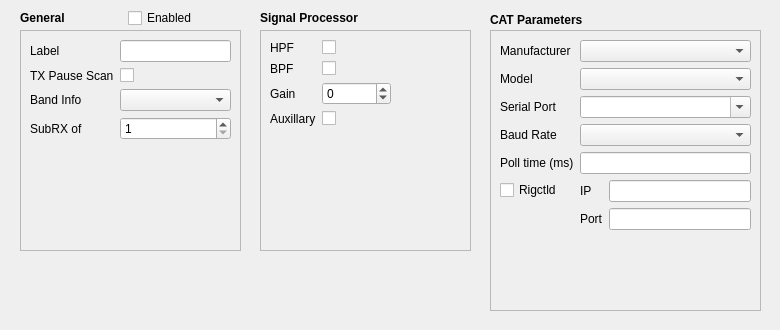
      <widget class="QWidget" name="radioTab_6">
       <attribute name="title">
        <string>Radio 6</string>
       </attribute>
       <widget class="QFrame" name="radioFrame_6">
        <property name="geometry">
         <rect>
          <x>10</x>
          <y>0</y>
          <width>761</width>
          <height>321</height>
         </rect>
        </property>
        <property name="frameShape">
         <enum>QFrame::NoFrame</enum>
        </property>
        <property name="frameShadow">
         <enum>QFrame::Raised</enum>
        </property>
        <widget class="QLabel" name="label_102">
         <property name="geometry">
          <rect>
           <x>10</x>
           <y>10</y>
           <width>191</width>
           <height>16</height>
          </rect>
         </property>
         <property name="font">
          <font>
           <weight>75</weight>
           <bold>true</bold>
          </font>
         </property>
         <property name="text">
          <string>General</string>
         </property>
        </widget>
        <widget class="QFrame" name="radioGeneralFrame_6">
         <property name="geometry">
          <rect>
           <x>10</x>
           <y>30</y>
           <width>221</width>
           <height>221</height>
          </rect>
         </property>
         <property name="frameShape">
          <enum>QFrame::StyledPanel</enum>
         </property>
         <property name="frameShadow">
          <enum>QFrame::Raised</enum>
         </property>
         <widget class="QWidget" name="gridLayoutWidget_10">
          <property name="geometry">
           <rect>
            <x>10</x>
            <y>10</y>
            <width>201</width>
            <height>201</height>
           </rect>
          </property>
          <layout class="QFormLayout" name="formLayout_21">
           <property name="fieldGrowthPolicy">
            <enum>QFormLayout::AllNonFixedFieldsGrow</enum>
           </property>
           <item row="0" column="0">
            <widget class="QLabel" name="label_104">
             <property name="text">
              <string>Label</string>
             </property>
            </widget>
           </item>
           <item row="0" column="1">
            <widget class="QLineEdit" name="radioNameLineEdit_6"/>
           </item>
           <item row="1" column="0">
            <widget class="QLabel" name="label_106">
             <property name="text">
              <string>TX Pause Scan</string>
             </property>
            </widget>
           </item>
           <item row="1" column="1">
            <widget class="QCheckBox" name="radioPauseScanCheckBox_6">
             <property name="text">
              <string/>
             </property>
            </widget>
           </item>
           <item row="2" column="0">
            <widget class="QLabel" name="label_177">
             <property name="text">
              <string>Band Info</string>
             </property>
            </widget>
           </item>
           <item row="2" column="1">
            <widget class="QComboBox" name="radioBandDecoderComboBox_6"/>
           </item>
           <item row="3" column="0">
            <widget class="QLabel" name="label_178">
             <property name="text">
              <string>SubRX of</string>
             </property>
            </widget>
           </item>
           <item row="3" column="1">
            <widget class="QSpinBox" name="radioSubRxSpinBox_6">
             <property name="minimum">
              <number>1</number>
             </property>
             <property name="maximum">
              <number>8</number>
             </property>
            </widget>
           </item>
          </layout>
         </widget>
        </widget>
        <widget class="QLabel" name="label_107">
         <property name="geometry">
          <rect>
           <x>250</x>
           <y>10</y>
           <width>171</width>
           <height>16</height>
          </rect>
         </property>
         <property name="font">
          <font>
           <weight>75</weight>
           <bold>true</bold>
          </font>
         </property>
         <property name="text">
          <string>Signal Processor</string>
         </property>
        </widget>
        <widget class="QFrame" name="radioProcFrame_6">
         <property name="geometry">
          <rect>
           <x>250</x>
           <y>30</y>
           <width>211</width>
           <height>221</height>
          </rect>
         </property>
         <property name="frameShape">
          <enum>QFrame::StyledPanel</enum>
         </property>
         <property name="frameShadow">
          <enum>QFrame::Raised</enum>
         </property>
         <widget class="QWidget" name="gridLayoutWidget_31">
          <property name="geometry">
           <rect>
            <x>10</x>
            <y>10</y>
            <width>121</width>
            <height>131</height>
           </rect>
          </property>
          <layout class="QFormLayout" name="formLayout_22">
           <item row="0" column="0">
            <widget class="QLabel" name="label_108">
             <property name="text">
              <string>HPF</string>
             </property>
            </widget>
           </item>
           <item row="0" column="1">
            <widget class="QCheckBox" name="radioHpfCheckBox_6">
             <property name="text">
              <string/>
             </property>
            </widget>
           </item>
           <item row="1" column="0">
            <widget class="QLabel" name="label_109">
             <property name="text">
              <string>BPF</string>
             </property>
            </widget>
           </item>
           <item row="1" column="1">
            <widget class="QCheckBox" name="radioBpfCheckBox_6">
             <property name="text">
              <string/>
             </property>
            </widget>
           </item>
           <item row="2" column="0">
            <widget class="QLabel" name="label_110">
             <property name="text">
              <string>Gain</string>
             </property>
            </widget>
           </item>
           <item row="2" column="1">
            <widget class="QSpinBox" name="radioGainSpinBox_6">
             <property name="minimum">
              <number>-32</number>
             </property>
             <property name="maximum">
              <number>32</number>
             </property>
            </widget>
           </item>
           <item row="3" column="1">
            <widget class="QCheckBox" name="radioAuxCheckBox_6">
             <property name="text">
              <string/>
             </property>
            </widget>
           </item>
           <item row="3" column="0">
            <widget class="QLabel" name="label_141">
             <property name="text">
              <string>Auxillary</string>
             </property>
            </widget>
           </item>
          </layout>
         </widget>
        </widget>
        <widget class="QLabel" name="label_111">
         <property name="geometry">
          <rect>
           <x>480</x>
           <y>10</y>
           <width>131</width>
           <height>20</height>
          </rect>
         </property>
         <property name="font">
          <font>
           <weight>75</weight>
           <bold>true</bold>
          </font>
         </property>
         <property name="text">
          <string>CAT Parameters</string>
         </property>
        </widget>
        <widget class="QFrame" name="radioCatFrame_6">
         <property name="geometry">
          <rect>
           <x>480</x>
           <y>30</y>
           <width>271</width>
           <height>281</height>
          </rect>
         </property>
         <property name="autoFillBackground">
          <bool>false</bool>
         </property>
         <property name="frameShape">
          <enum>QFrame::StyledPanel</enum>
         </property>
         <property name="frameShadow">
          <enum>QFrame::Raised</enum>
         </property>
         <property name="lineWidth">
          <number>1</number>
         </property>
         <widget class="QWidget" name="formLayoutWidget_11">
          <property name="geometry">
           <rect>
            <x>10</x>
            <y>10</y>
            <width>251</width>
            <height>261</height>
           </rect>
          </property>
          <layout class="QFormLayout" name="formLayout_23">
           <property name="fieldGrowthPolicy">
            <enum>QFormLayout::AllNonFixedFieldsGrow</enum>
           </property>
           <item row="0" column="0">
            <widget class="QLabel" name="label_114">
             <property name="text">
              <string>Manufacturer</string>
             </property>
            </widget>
           </item>
           <item row="0" column="1">
            <widget class="QComboBox" name="radioManufComboBox_6"/>
           </item>
           <item row="1" column="0">
            <widget class="QLabel" name="label_115">
             <property name="text">
              <string>Model</string>
             </property>
            </widget>
           </item>
           <item row="1" column="1">
            <widget class="QComboBox" name="radioModelComboBox_6"/>
           </item>
           <item row="2" column="0">
            <widget class="QLabel" name="label_118">
             <property name="text">
              <string>Serial Port</string>
             </property>
            </widget>
           </item>
           <item row="2" column="1">
            <widget class="QComboBox" name="radioSerialPortComboBox_6">
             <property name="editable">
              <bool>true</bool>
             </property>
             <property name="frame">
              <bool>true</bool>
             </property>
            </widget>
           </item>
           <item row="3" column="0">
            <widget class="QLabel" name="label_116">
             <property name="text">
              <string>Baud Rate</string>
             </property>
            </widget>
           </item>
           <item row="3" column="1">
            <widget class="QComboBox" name="radioBaudRateComboBox_6"/>
           </item>
           <item row="4" column="0">
            <widget class="QLabel" name="label_117">
             <property name="text">
              <string>Poll time (ms)</string>
             </property>
            </widget>
           </item>
           <item row="4" column="1">
            <widget class="QLineEdit" name="radioPollTimeLineEdit_6"/>
           </item>
           <item row="5" column="0">
            <widget class="QCheckBox" name="rigctldCheckbox_6">
             <property name="text">
              <string>Rigctld</string>
             </property>
            </widget>
           </item>
           <item row="5" column="1">
            <layout class="QGridLayout" name="gridLayout_7">
             <item row="0" column="1">
              <widget class="QLineEdit" name="rigctldIpLineEdit_6"/>
             </item>
             <item row="0" column="0">
              <widget class="QLabel" name="label_112">
               <property name="text">
                <string>IP</string>
               </property>
              </widget>
             </item>
             <item row="1" column="0">
              <widget class="QLabel" name="label_113">
               <property name="text">
                <string>Port</string>
               </property>
              </widget>
             </item>
             <item row="1" column="1">
              <widget class="QLineEdit" name="rigctldPortLineEdit_6"/>
             </item>
            </layout>
           </item>
          </layout>
         </widget>
        </widget>
        <widget class="QCheckBox" name="radioEnableCheckBox_6">
         <property name="geometry">
          <rect>
           <x>118</x>
           <y>8</y>
           <width>102</width>
           <height>20</height>
          </rect>
         </property>
         <property name="text">
          <string>Enabled</string>
         </property>
        </widget>
       </widget>
      </widget>
